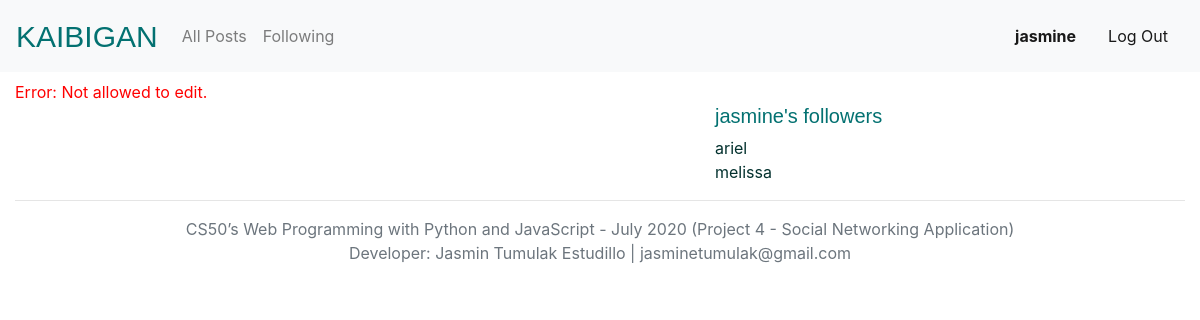
The app's page /edit/1 (signed in) with its own data.
### network/models.py (models this page shows, shortened)
class User(AbstractUser):
    def __str__(self):
        return self.username

class Follow(models.Model):
    f_id = models.AutoField(primary_key=True)
    username = models.ForeignKey(settings.AUTH_USER_MODEL, on_delete=models.CASCADE, related_name="user_following")
    follow = models.ForeignKey(settings.AUTH_USER_MODEL, on_delete=models.CASCADE, related_name="following")
    status = models.BooleanField(default=False)

### network/views.py (the view)
# urls.py: path("edit/<int:post_id>", views.edit, name="edit"),
@login_required(login_url='/login')
def edit(request, post_id):
    user = User.objects.get(username=request.user)
    followers_list = Follow.objects.filter(follow=user, status=True)
    if request.method == "POST":
        post = Post.objects.get(pk=int(post_id))
        data = json.loads(request.body)
        print(data)
        post.message = data.get('post_message');
        post.save()
        return JsonResponse({
            "status": "Post Edited.",
            "message": post.message
            })
    elif request.method == "GET":
        print('test')
        try:
            post = Post.objects.get(pk=int(post_id))
        except Post.DoesNotExist:
            return render(request, "network/error.html", {
                "message": "Error: Post does not exist.",
                "followers_list": followers_list,
                'followed_user':user
            })
        if(post.username != request.user.username):
            return render(request, "network/error.html", {
                "message": "Error: Not allowed to edit.",
                "followers_list": followers_list,
                'followed_user':user
            })

### network/templates/network/error.html
{% extends "network/layout.html" %}

### network/templates/network/layout.html (shortened to what this page needs)
{% load static %}
<!DOCTYPE html>
<html lang="en">
    <head>
        <link rel="stylesheet" href="https://stackpath.bootstrapcdn.com/bootstrap/4.5.2/css/bootstrap.min.css">
        <link href="{% static 'network/styles.css' %}" rel="stylesheet">
    </head>
    <div class="body">
      <div class="container-fluid">
      {% if user.is_authenticated %}
      <div class="row menu-bar">
        <div class="col-md-12">
            <nav class="navbar navbar-expand-lg navbar-light bg-light fixed-top ">
              <a class="navbar-brand" href="{% url 'index' %}"><span class="site-title-sm">KAIBIGAN</span></a>
              <div class="collapse navbar-collapse" id="navbarText">
                <ul class="navbar-nav mr-auto">
                  <li class="nav-item">
                    <a class="nav-link" href="{% url 'index' %}">All Posts</a>
                  </li>
                  <li class="nav-item">
                    <a class="nav-link" href={% url 'following' %}>Following</a>
                  </li>
                </ul>
                <span class="navbar-text">
                  <a class="nav-link" href="{%  url 'profile' request.user %}"><strong>{{ user.username }}</strong></a>
                </span>
                <span class="navbar-text">
                  <a class="nav-link" href="{% url 'logout' %}">Log Out</a>
                </span>
              </div>
            </nav>
          </div>
        </div>
      {% endif %}
            <div class="row">
              <div class="col-md-4 error">
                {% if message %}
                    <div>{{ message }}</div>
                {% endif %}
              </div>
            </div>
            <div class="row">
                <div class="col-md-5 offset-2">
                  </div>
                <div class="col-md-3">
                  {% if user.is_authenticated %}
                    <h5 class="kaibigan">{{ followed_user.username }}'s followers</h5>
                    {% for follower in followers_list %}
                    <a href="{% url 'profile' follower.username %}">{{ follower.username}}</a><br>
                    {% empty %}
                      No followers
                    {% endfor %}
                  {% endif %}
                </div>
            </div>
            <div class="row page-footer">
              <div class="col-md-12">
                <hr><span class="text-muted">CS50’s Web Programming with Python and JavaScript - July 2020 (Project 4 - Social Networking Application)<br>
              Developer: Jasmin Tumulak Estudillo | jasminetumulak@gmail.com<span>
              </div>
            </div>
        </div>
      </div>
    <link rel="stylesheet" href="https://stackpath.bootstrapcdn.com/bootstrap/4.4.1/css/bootstrap.min.css">
    </body>
</html>

### network/static/network/styles.css (style rules this page uses)
.site-title-sm { text-align: right; font-family: 'Oswald', sans-serif; color: #037171; font-size: 30px; }
.kaibigan { font-family: 'Oswald', sans-serif; color: #037171; }
.page-footer { text-align: center; margin-top:auto; }
a:link { color:#03312E; }
.error { color: red; }

### records on screen
User: username "jasmine"
Follow: username "ariel"
Follow: username "melissa"

### other values on screen
{{ message }} "Error: Not allowed to edit."
